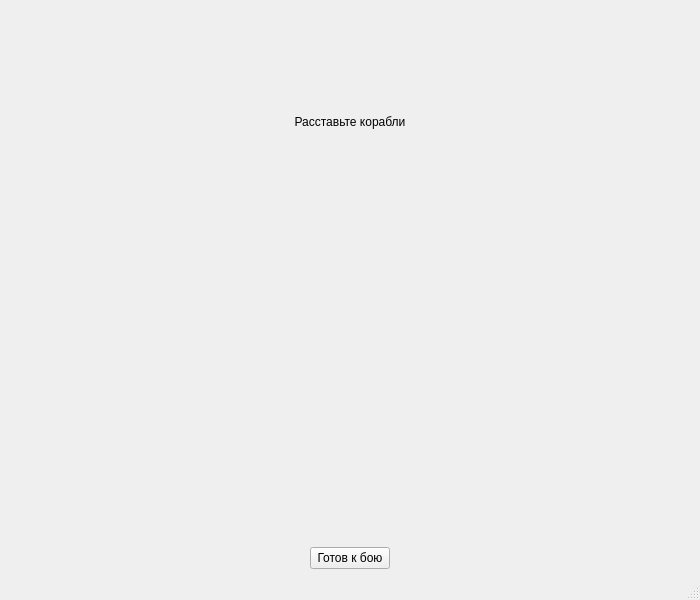
<?xml version="1.0" encoding="UTF-8"?>
<ui version="4.0">
 <class>GameWindow</class>
 <widget class="QMainWindow" name="GameWindow">
  <property name="geometry">
   <rect>
    <x>0</x>
    <y>0</y>
    <width>700</width>
    <height>600</height>
   </rect>
  </property>
  <property name="windowTitle">
   <string>Морской бой</string>
  </property>
  <widget class="QWidget" name="centralwidget">
   <layout class="QVBoxLayout" name="verticalLayout">
    <item>
     <widget class="QLabel" name="statusLabel">
      <property name="text">
       <string>Расставьте корабли</string>
      </property>
      <property name="alignment">
       <set>Qt::AlignmentFlag::AlignCenter</set>
      </property>
     </widget>
    </item>
    <item>
     <layout class="QHBoxLayout" name="fieldLayout">
      <item>
       <widget class="QWidget" name="playerFieldWidget" native="true">
        <property name="minimumSize">
         <size>
          <width>300</width>
          <height>300</height>
         </size>
        </property>
       </widget>
      </item>
      <item>
       <widget class="QWidget" name="enemyFieldWidget" native="true">
        <property name="minimumSize">
         <size>
          <width>300</width>
          <height>300</height>
         </size>
        </property>
       </widget>
      </item>
     </layout>
    </item>
    <item>
     <layout class="QHBoxLayout" name="buttonLayout">
      <item>
       <spacer name="horizontalSpacer">
        <property name="orientation">
         <enum>Qt::Orientation::Horizontal</enum>
        </property>
        <property name="sizeType">
         <enum>QSizePolicy::Policy::Expanding</enum>
        </property>
        <property name="sizeHint" stdset="0">
         <size>
          <width>0</width>
          <height>0</height>
         </size>
        </property>
       </spacer>
      </item>
      <item>
       <widget class="QPushButton" name="readyButton">
        <property name="text">
         <string>Готов к бою</string>
        </property>
       </widget>
      </item>
      <item>
       <spacer name="horizontalSpacer_2">
        <property name="orientation">
         <enum>Qt::Orientation::Horizontal</enum>
        </property>
        <property name="sizeType">
         <enum>QSizePolicy::Policy::Expanding</enum>
        </property>
        <property name="sizeHint" stdset="0">
         <size>
          <width>0</width>
          <height>0</height>
         </size>
        </property>
       </spacer>
      </item>
     </layout>
    </item>
   </layout>
  </widget>
  <widget class="QMenuBar" name="menubar">
   <property name="geometry">
    <rect>
     <x>0</x>
     <y>0</y>
     <width>700</width>
     <height>26</height>
    </rect>
   </property>
  </widget>
  <widget class="QStatusBar" name="statusbar"/>
 </widget>
 <resources/>
 <connections/>
</ui>
